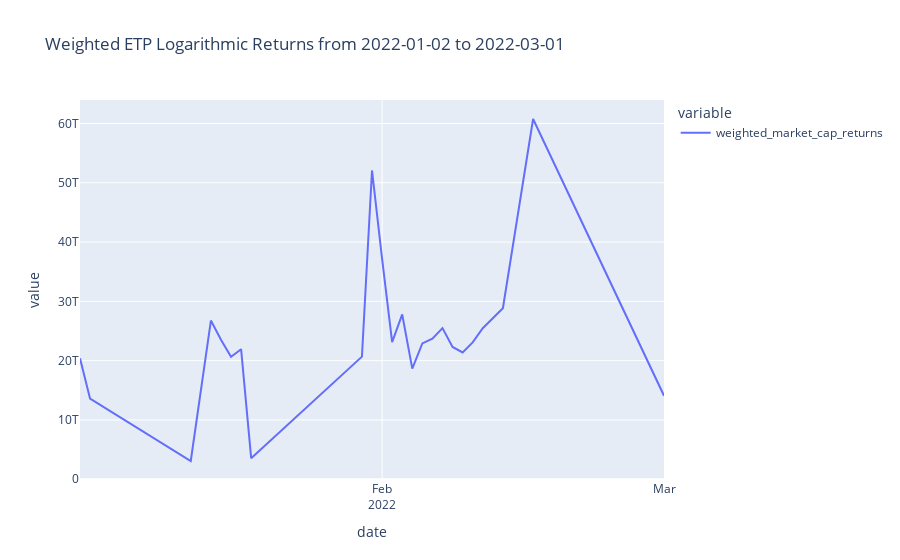

This figure's notebook cell:
### Markdown cell above
## Plot Bitcoin and Weighted Sum market cap

### Code cell
import plotly.express as px

''' To plot the data transform back to coind ids to be individual columns '''
weigted_sum_df = pd.DataFrame(_l_actual_weighted_sum)
_min_date = weigted_sum_df["date"].min()
_max_date = weigted_sum_df["date"].max()
weigted_sum_df.reset_index(inplace=True)

_title = "Weighted ETP Logarithmic Returns from "+str(_min_date)+" to "+str(_max_date)
fig = px.line(weigted_sum_df, x="date", y=['weighted_market_cap_returns'],
#               color='red',
              hover_data={"date": "|%B %d, %Y", "coins": True, "best_weights": True},
              title=_title,)

fig.update_xaxes(
    dtick="M1",
    tickformat="%b\n%Y")
fig.show()

### Figure 1 — Plotly figure (JSON) as saved in the notebook; plotly's stock layout.template omitted (floating-point values rounded to 4 significant figures; data arrays with more than 128 entries replaced by an {"elided": "..."} marker saying what was removed)
{"data": [{"customdata": {"elided": "25 rows, 226 mixed values in total"}, "hovertemplate": "variable=weighted_market_cap_returns<br>date=%{x|%B %d, %Y}<br>value=%{y}<br>coins=%{customdata[0]}<br>best_weights=%{customdata[1]}<extra></extra>", "legendgroup": "weighted_market_cap_returns", "line": {"color": "#636efa", "dash": "solid"}, "marker": {"symbol": "circle"}, "mode": "lines", "name": "weighted_market_cap_returns", "orientation": "v", "showlegend": true, "type": "scatter", "x": ["2022-01-02", "2022-01-03", "2022-01-13", "2022-01-15", "2022-01-16", "2022-01-17", "2022-01-18", "2022-01-19", "2022-01-30", "2022-01-31", "2022-02-01", "2022-02-02", "2022-02-03", "2022-02-04", "2022-02-05", "2022-02-06", "2022-02-07", "2022-02-08", "2022-02-09", "2022-02-10", "2022-02-11", "2022-02-12", "2022-02-13", "2022-02-16", "2022-03-01"], "xaxis": "x", "y": [20400000000000.0, 13590000000000.0, 3075000000000.0, 26760000000000.0, 23520000000000.0, 20660000000000.0, 21930000000000.0, 3551000000000.0, 20680000000000.0, 52080000000000.0, 37190000000000.0, 23110000000000.0, 27790000000000.0, 18650000000000.0, 22910000000000.0, 23720000000000.0, 25490000000000.0, 22320000000000.0, 21390000000000.0, 23070000000000.0, 25460000000000.0, 27080000000000.0, 28840000000000.0, 60760000000000.0, 14090000000000.0], "yaxis": "y"}], "layout": {"legend": {"title": {"text": "variable"}, "tracegroupgap": 0}, "title": {"text": "Weighted ETP Logarithmic Returns from 2022-01-02 to 2022-03-01"}, "xaxis": {"anchor": "y", "domain": [0, 1], "dtick": "M1", "tickformat": "%b\n%Y", "title": {"text": "date"}}, "yaxis": {"anchor": "x", "domain": [0, 1], "title": {"text": "value"}}}}
